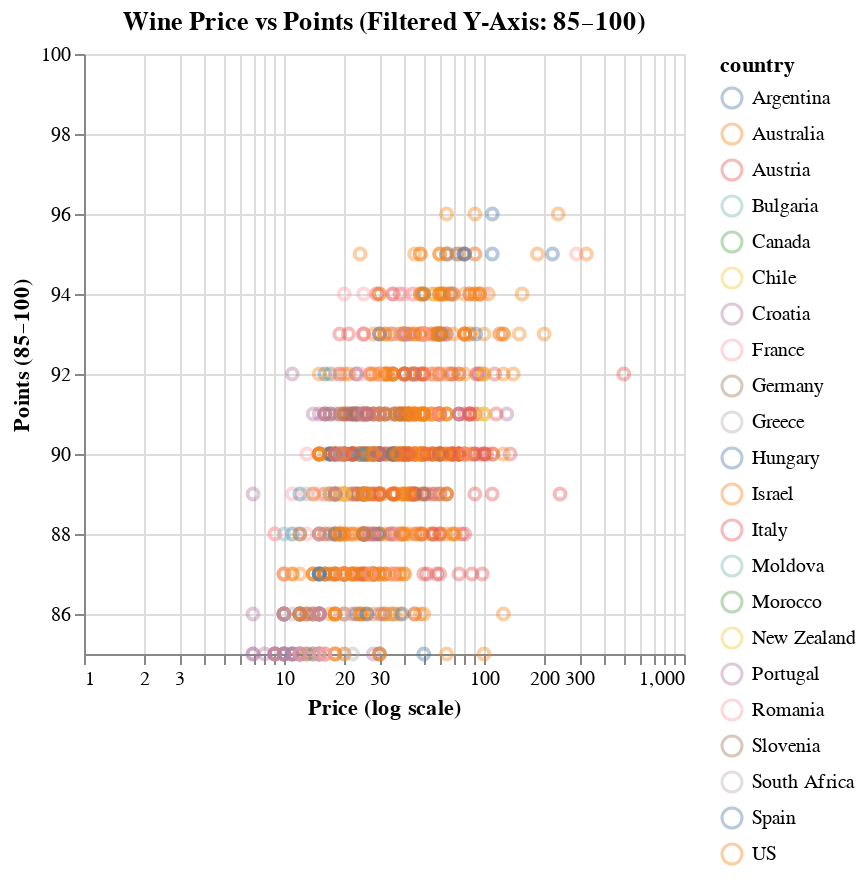

The notebook cell saved with this chart:
### Code cell
import altair as alt

alt.Chart(wines_df).mark_point(opacity=0.4).encode(
    x=alt.X('price', scale=alt.Scale(type='log'), title='Price (log scale)'),
    y=alt.Y('points', scale=alt.Scale(domain=[85, 100]), title='Points (85–100)'),
    color='country',
    tooltip=['variety', 'winery', 'price', 'points']
).properties(
    title='Wine Price vs Points (Filtered Y-Axis: 85–100)'
)

### Figure 1 — Vega-Lite specification as saved in the notebook (floating-point values rounded to 4 significant figures; data arrays with more than 128 entries replaced by an {"elided": "..."} marker saying what was removed)
{"config": {"view": {"continuousWidth": 300, "continuousHeight": 300}}, "data": {"name": "data-86e54b4fb2e4147227c34e3c96e24d79"}, "mark": {"type": "point", "opacity": 0.4}, "encoding": {"color": {"field": "country", "type": "nominal"}, "tooltip": [{"field": "variety", "type": "nominal"}, {"field": "winery", "type": "nominal"}, {"field": "price", "type": "quantitative"}, {"field": "points", "type": "quantitative"}], "x": {"field": "price", "scale": {"type": "log"}, "title": "Price (log scale)", "type": "quantitative"}, "y": {"field": "points", "scale": {"domain": [85, 100]}, "title": "Points (85–100)", "type": "quantitative"}}, "title": "Wine Price vs Points (Filtered Y-Axis: 85–100)", "$schema": "https://vega.github.io/schema/vega-lite/v5.20.1.json", "datasets": {"data-86e54b4fb2e4147227c34e3c96e24d79": {"elided": "1061 records"}}}
